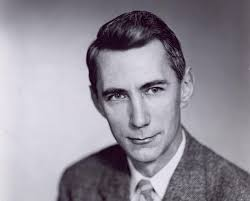
#> input picture download.jpeg, 250 x 201 px, found by its file name
$ jupyter execute --allow-errors PCA_lab.ipynb
#> lines starting #> are read from the running program, lines starting #| are printed output that depends on the picture
# Topic: Foundations of Linear Algebra, PCA, SVD with Applications

#### Author: Harikrishnan N B
#### Research Associate
#### National Institute of Advanced Studies
#### Email: harikrishnannb07@gmail.com

## Linear Least Square Regression using Linear Algebra

### Example 1

#### Step 1: Dataset creation

[cell 1]
import numpy as np
x = np.arange(-10,10,0.1)
x = x.reshape(len(x),1)
x = x+np.random.randn(x.shape[0],1)### Dataset -x values
m = 1
c = 2

y = m*x + c +   3* np.random.rand(x.shape[0],1)## Dataset - y values

#### Step 2: Plotting Dataset

[cell 2]
import matplotlib.pyplot as plt

plt.figure(figsize=(10,10))
plt.rcParams['axes.facecolor'] = 'yellow'
plt.grid(c='grey')
plt.scatter(x, y)
plt.axis('equal')
# plt.xlabel('X')
# plt.ylabel('Y')
#plt.title('Positively Correlated')
plt.grid(True)

plt.xticks(fontsize=20)
plt.yticks(fontsize=20)
plt.xlabel('X',fontsize=30)
plt.ylabel('Y',fontsize=30)
plt.title('Data',fontsize=30)
#plt.grid()
#plt.legend(loc='upper right', fontsize=30)
plt.show()

#### Step 3: Concepts

\begin{equation}
\vec{y} = A\vec{x} + \vec{e}\\
A^{T}\vec{e} = \vec{0}\\
A^{T}(\vec{y} - A\vec{x}) = \vec{0}\\
\vec{x} = (A^{T}A)^{-1}A^{T}\vec{y}
\end{equation}

#### Step 4: Defining A matrix

[cell 3]
A = np.append(x, np.ones((x.shape[0],1)),axis = 1)

#### Step 5: Implementation of Linear Least Square Method

[cell 4]
from numpy.linalg import inv
xval = np.dot(np.dot( inv( np.dot( A.T,A ) ), A.T), y)
print("xval = \n", xval)
print("Slope: ",  xval[0])
print("Intercept: ", xval[1])

#### Step 6: How does the predicted line looks like

[cell 5]
pred_line = np.dot(A,xval)

import matplotlib.pyplot as plt

plt.figure(figsize=(10,10))
plt.rcParams['axes.facecolor'] = 'yellow'
plt.grid(c='grey')
plt.scatter(x, y)
plt.plot(x, pred_line,'r')
plt.axis('equal')
# plt.xlabel('X')
# plt.ylabel('Y')
#plt.title('Positively Correlated')
plt.grid(True)

plt.xticks(fontsize=20)
plt.yticks(fontsize=20)
plt.xlabel('X',fontsize=30)
plt.ylabel('Y',fontsize=30)
plt.title('Linear Least Square Regression',fontsize=30)
#plt.grid()
#plt.legend(loc='upper right', fontsize=30)
plt.show()

### Assignment 2

Modify the  $A$ Matrix in Example 1 as follows and follow all the steps in Example 1 and observe and report the changes you observed?

$A  = \begin{bmatrix}
x_1 & x_1^{2} & 1\\
x_2 & x_2^{2} & 1\\
x_3 & x_3^{2} & 1\\
x_4 & x_4^{2} & 1\\
. & . & .\\
. & . & .\\
. & . & .\\
x_n & x_n^{2} & 1
\end{bmatrix}$

Once you note down the solution to the above problem, try appending $x^3$, $x^4$ and other higher order terms to $A$ matrix and note down your observation.

## Eigenvectors and Eigenvalue

### Step 1: Defining a Matrix

[cell 6]
import numpy as np
A = np.array(([[1,2],[3,4]]))
print("A = \n", A)

### Step 2: Finding Eigenvalues and Eigenvectors

[cell 7]
from numpy import linalg as LA
w, v = LA.eig(A)
#w is the eigenvalue
#v is the eigenvectors corresponding to w
print("Eigenvalue = \n", w)
print("Eigenvectors = \n ", v)
# Columns of v are the eigenvectors

### Step 3: Show $Ax  = \lambda x$

[cell 8]
#Av

np.dot(A,v[:,0])

[cell 9]
w[0]* v[:,0]

## Symmetric Matrix and its Eigenvectors

### Step1: Defining Symmetric Matrix

[cell 10]
import numpy as np
A = np.array(([[1,2],[3,4]]))
print("A = \n", A)
S = np.dot(A,A.T)
print("S = \n", S)

### Step 2: Finding Eigenvectors and Eigenvalues

[cell 11]
from numpy import linalg as LA
w, v = LA.eig(S)
#w is the eigenvalue
#v is the eigenvectors corresponding to w
print("Eigenvalue = \n", w)
print("Eigenvectors = \n ", v)
# Columns of v are the eigenvectors

### Step 3: Orthoganality of  Eigenvectors of Symmetric Matrix

[cell 12]
np.dot(v.T,v)

### Step 4: Observation
**For an orthonormal matrix V, its inverse is its transpose ($V^{-1} = V^{T} $). Therefore $V^{T}V = I$**

## Covariance Matrix

### Step 1: Defining Multivariate Random Variable

[cell 13]
mean = (0, 0)
cov = [[2, 3], [3, 5]]

X =  np.random.multivariate_normal(mean, cov, 5000)

[cell 14]
X.shape

### Step 2: Ploting the Random variables

[cell 15]
plt.figure(figsize=(10,10))
plt.rcParams['axes.facecolor'] = 'yellow'
plt.grid(c='grey')
plt.scatter(X[:,0], X[:,1])

plt.axis('equal')
# plt.xlabel('X')
# plt.ylabel('Y')
#plt.title('Positively Correlated')
plt.grid(True)

plt.xticks(fontsize=20)
plt.yticks(fontsize=20)
plt.xlabel('X',fontsize=30)
plt.ylabel('Y',fontsize=30)
plt.title('Positive Correlation',fontsize=30)
#plt.grid()
#plt.legend(loc='upper right', fontsize=30)
plt.show()

### Step 3: Negtive Correlation

[cell 16]
mean = (0, 0)
cov = [[2, -3], [-3, 5]]

Xn =  np.random.multivariate_normal(mean, cov, 5000)

### Step 4: Plot

[cell 17]
plt.figure(figsize=(10,10))
plt.rcParams['axes.facecolor'] = 'yellow'
plt.grid(c='grey')
plt.scatter(Xn[:,0], Xn[:,1])

plt.axis('equal')
# plt.xlabel('X')
# plt.ylabel('Y')
#plt.title('Positively Correlated')
plt.grid(True)

plt.xticks(fontsize=20)
plt.yticks(fontsize=20)
plt.xlabel('X',fontsize=30)
plt.ylabel('Y',fontsize=30)
plt.title('Negative Correlation',fontsize=30)
#plt.grid()
#plt.legend(loc='upper right', fontsize=30)
plt.show()

### Step 5: Uncorrelated data

[cell 18]
mean = (0, 0)
cov = [[2, 0], [0, 5]]

Xun =  np.random.multivariate_normal(mean, cov, 5000)

### Step 6: Plot

[cell 19]
plt.figure(figsize=(10,10))
plt.rcParams['axes.facecolor'] = 'yellow'
plt.grid(c='grey')
plt.scatter(Xun[:,0], Xun[:,1])

plt.axis('equal')
# plt.xlabel('X')
# plt.ylabel('Y')
#plt.title('Positively Correlated')
plt.grid(True)

plt.xticks(fontsize=20)
plt.yticks(fontsize=20)
plt.xlabel('X',fontsize=30)
plt.ylabel('Y',fontsize=30)
plt.title('Uncorrelated data',fontsize=30)
#plt.grid()
#plt.legend(loc='upper right', fontsize=30)
plt.show()

## Principal Component Analysis (PCA)

### Step 1: Creating Dataset

[cell 20]
mean = (5, 4)
cov = [[2, 3], [3, 5]]

Data =  np.random.multivariate_normal(mean, cov, 5000)
print("Data shape = ", Data.shape)

### Step 2: Plot Original Data

[cell 21]
plt.figure(figsize=(10,10))
plt.rcParams['axes.facecolor'] = 'yellow'
plt.grid(c='grey')
plt.scatter(Data[:,0], Data[:,1])

plt.axis('equal')
# plt.xlabel('X')
# plt.ylabel('Y')
#plt.title('Positively Correlated')
plt.grid(True)

plt.xticks(fontsize=20)
plt.yticks(fontsize=20)
plt.xlabel('X',fontsize=30)
plt.ylabel('Y',fontsize=30)
plt.title('Original data',fontsize=30)
#plt.grid()
#plt.legend(loc='upper right', fontsize=30)
plt.show()

### Step 2: Subtracting mean from data

[cell 22]
mean = np.sum(Data, axis = 0, keepdims = True)/Data.shape[0]

[cell 23]
print("mean of data", mean)

[cell 24]
Data_mean = Data - mean

### Step 3: Plotting Mean subtracted data

[cell 25]
plt.figure(figsize=(10,10))
plt.rcParams['axes.facecolor'] = 'yellow'
plt.grid(c='grey')
plt.scatter(Data_mean[:,0], Data_mean[:,1])

plt.axis('equal')
# plt.xlabel('X')
# plt.ylabel('Y')
#plt.title('Positively Correlated')
plt.grid(True)

plt.xticks(fontsize=20)
plt.yticks(fontsize=20)
plt.xlabel('X',fontsize=30)
plt.ylabel('Y',fontsize=30)
plt.title('Mean Subtracted Data',fontsize=30)
#plt.grid()
#plt.legend(loc='upper right', fontsize=30)
plt.show()
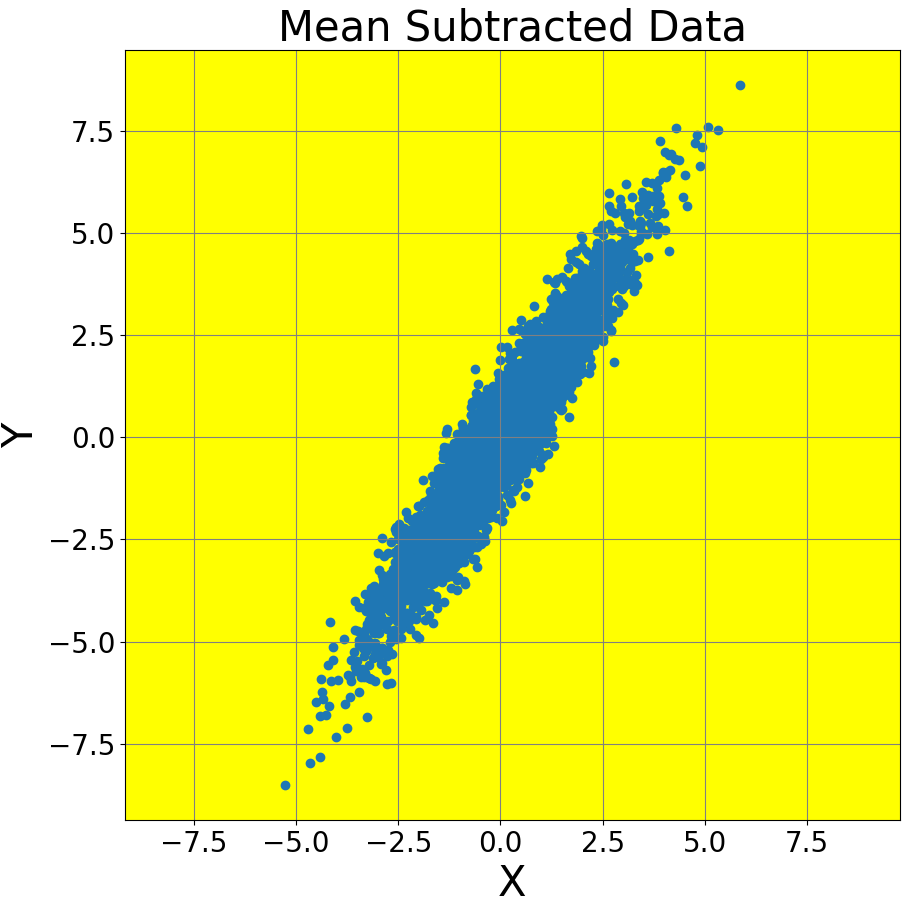
#> figure drawn by matplotlib, 1 panel

### Step 3: Covariance matrix

[cell 26]
### Since we are having only two features. The covariance matrix is a 2x2 matrix

X = Data_mean.T
cov_data_mean = (1/Data_mean.shape[0]) * np.dot(X, X.T)

[cell 27]
print("Variance - Covariance Matrix of Mean Subtracted Data = \n", cov_data_mean)

### Step 3: Eigenvalues and Eigenvectors of variance -covariance matrix

[cell 28]
from numpy import linalg as LA
eig_value, eig_vector = LA.eig(cov_data_mean)
#w is the eigenvalue
#v is the eigenvectors corresponding to w
print("Eigenvalue = \n", eig_value)
print("Eigenvectors = \n ", eig_vector)
# Columns of v are the eigenvectors

### Step 4: Arranging Eigenvectors in the order of maximum eigenvalue

[cell 29]
rearranged_eigenvectors = np.zeros((eig_vector.shape))
if eig_value[1] > eig_value[0]:
  rearranged_eigenvectors[:,0] = eig_vector[:,1]
  rearranged_eigenvectors[:,1] = eig_vector[:,0]
elif eig_value[1] < eig_value[0]:
  rearranged_eigenvectors[:,0] = eig_vector[:,0]
  rearranged_eigenvectors[:,1] = eig_vector[:,1]

[cell 30]
print("Rearranged Eigenvectors based on maximum eigenvalue = \n", rearranged_eigenvectors)

### Step 5: Key Observations

[cell 31]
print("Notice the L2 norm of eigenvectors is:", LA.norm(rearranged_eigenvectors[:,0],2))

print("Notice the L2 norm of eigenvectors is:", LA.norm(rearranged_eigenvectors[:,1],2))

print("Notice eigenvectors are orthonormal so its inverse is its transpose: \n", np.dot(rearranged_eigenvectors.T, rearranged_eigenvectors.T ))

### Step 6: Plotting the new basis

[cell 32]
p1  = (rearranged_eigenvectors[1,0]/rearranged_eigenvectors[0,0]) *np.arange(0,10,1) # First Principal Direction
p2  = (rearranged_eigenvectors[1,1]/rearranged_eigenvectors[0,1]) * np.arange(0,10,1) # Second Principal Direction
plt.figure(figsize=(10,10))
plt.rcParams['axes.facecolor'] = 'yellow'
plt.grid(c='grey')
plt.scatter(Data_mean[:,0], Data_mean[:,1])

plt.plot(p1, 'r', label='First Principal Component')
plt.plot(p2, 'b', label='Second Principal Component')
plt.axis('equal')
# plt.xlabel('X')
# plt.ylabel('Y')
#plt.title('Positively Correlated')
plt.grid(True)

plt.xticks(fontsize=20)
plt.yticks(fontsize=20)
plt.xlabel('X',fontsize=30)
plt.ylabel('Y',fontsize=30)
plt.title('Mean Subtracted Data',fontsize=30)
#plt.grid()
plt.legend(loc='upper right', fontsize=20)
plt.show()
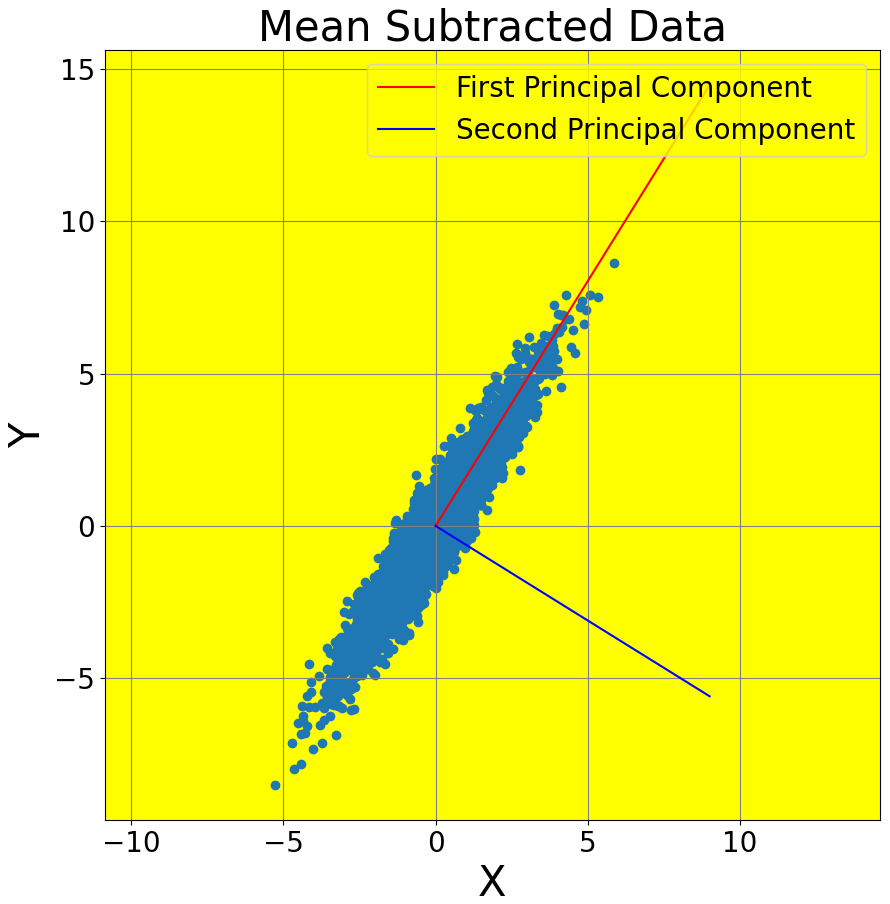
#> figure drawn by matplotlib, 1 panel; curve peaks at x = 9, y = 14.48; curve peaks at x = 0, y = 0

### Step 6:  Change of Basis

$Y = PData_{mean}$, $P$ is the new basis where the each row of P contains eigenvectors of covariance matrix of mean subtracted data.

[cell 33]
principal_component = rearranged_eigenvectors.T
Data_mean_transpose = Data_mean.T
### Change of Basis
Data_pca = np.dot(principal_component, Data_mean_transpose)

#> (a cell that did not finish here is left out)

### Step 7: Plotting Data after doing PCA

[cell 35]
P = np.dot(principal_component, principal_component.T)


origin = [0], [0] # origin point

plt.figure(figsize=(10,10))
plt.rcParams['axes.facecolor'] = 'yellow'
plt.grid(c='grey')
plt.scatter(Data_pca[0,:], Data_pca[1,:])
#> (the rest of this cell did not finish here and is left out)

## When does PCA Fails?

### Step1: Dataset creation

[cell 36]
# # angle = np.arange(0,360,0.1)
# # x = np.zeros((len(angle),1))
# # y = np.zeros((len(angle),1))
# # i = 0
# # r = 2
# # for theta in angle:
# #   x[i, 0] = r*np.cos(theta)
# #   y[i, 0] =  r* np.sin(theta)+ r*np.cos(theta) ** 2
# #   i = i+1
# # Data = np.append(x, y, axis = 1)

# import numpy as np
# j = np.arange(1,160)
# angle = j * np.pi/16
# radius = 6.5 * (104 - j)/104
# x1 = np.multiply(radius, np.sin(angle))
# y1 = np.multiply(radius, np.cos(angle))
# Class0 = np.vstack((x1,y1))
x = np.arange(-10,10,0.01)
x = x.reshape(len(x),1)
m1 = 2
c1 = 5
m2 = -3
c2 = 5
y1 = m1 * x + c1 + np.random.randn(len(x),1)
y2 = m2 * x + c2 + + np.random.randn(len(x),1)
y = np.zeros((len(x),1))
for i in range(0, x.shape[0]):
  z = np.random.rand(1,1)
  if z <= 0.5:
    y[i,0] = y1[i,0]
  else:
    y[i,0] = y2[i,0]
Data =  np.append(x, y, axis =1)

[cell 37]
Data.shape

### Step 2: Plot the dataset

[cell 38]
plt.figure(figsize=(10,10))
plt.rcParams['axes.facecolor'] = 'yellow'
plt.grid(c='grey')
plt.scatter(Data[:,0], Data[:,1])


plt.axis('equal')
# plt.xlabel('X')
# plt.ylabel('Y')
#plt.title('Positively Correlated')
plt.grid(True)

plt.xticks(fontsize=20)
plt.yticks(fontsize=20)
plt.xlabel('X',fontsize=30)
plt.ylabel('Y',fontsize=30)
plt.title('Original Data',fontsize=30)
#plt.grid()
#plt.legend(loc='upper right', fontsize=20)
plt.show()
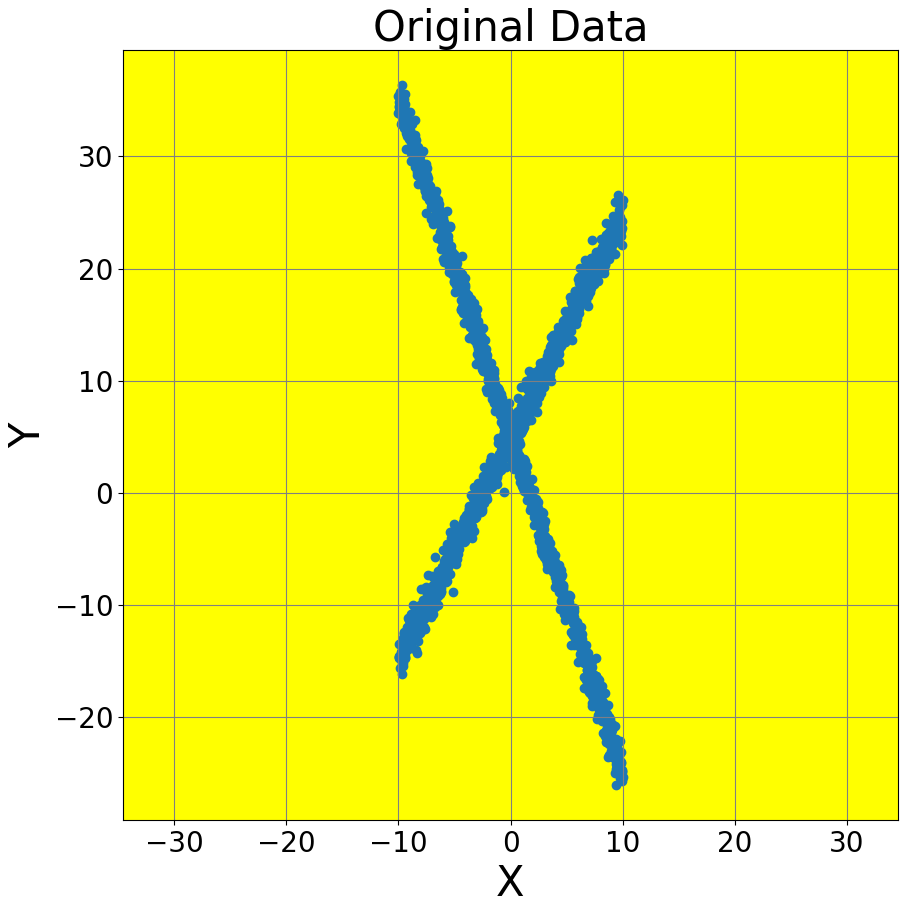
#> figure drawn by matplotlib, 1 panel

### Step 2: Subtracting mean from data

[cell 39]
mean = np.sum(Data, axis = 0, keepdims = True)/Data.shape[0]

[cell 40]
print("mean of data", mean)

[cell 41]
Data_mean = Data - mean

### Step 3: Plotting Mean subtracted data

[cell 42]
plt.figure(figsize=(10,10))
plt.rcParams['axes.facecolor'] = 'yellow'
plt.grid(c='grey')
plt.scatter(Data_mean[:,0], Data_mean[:,1])

plt.axis('equal')
# plt.xlabel('X')
# plt.ylabel('Y')
#plt.title('Positively Correlated')
plt.grid(True)

plt.xticks(fontsize=20)
plt.yticks(fontsize=20)
plt.xlabel('X',fontsize=30)
plt.ylabel('Y',fontsize=30)
plt.title('Mean Subtracted Data',fontsize=30)
#plt.grid()
#plt.legend(loc='upper right', fontsize=30)
plt.show()
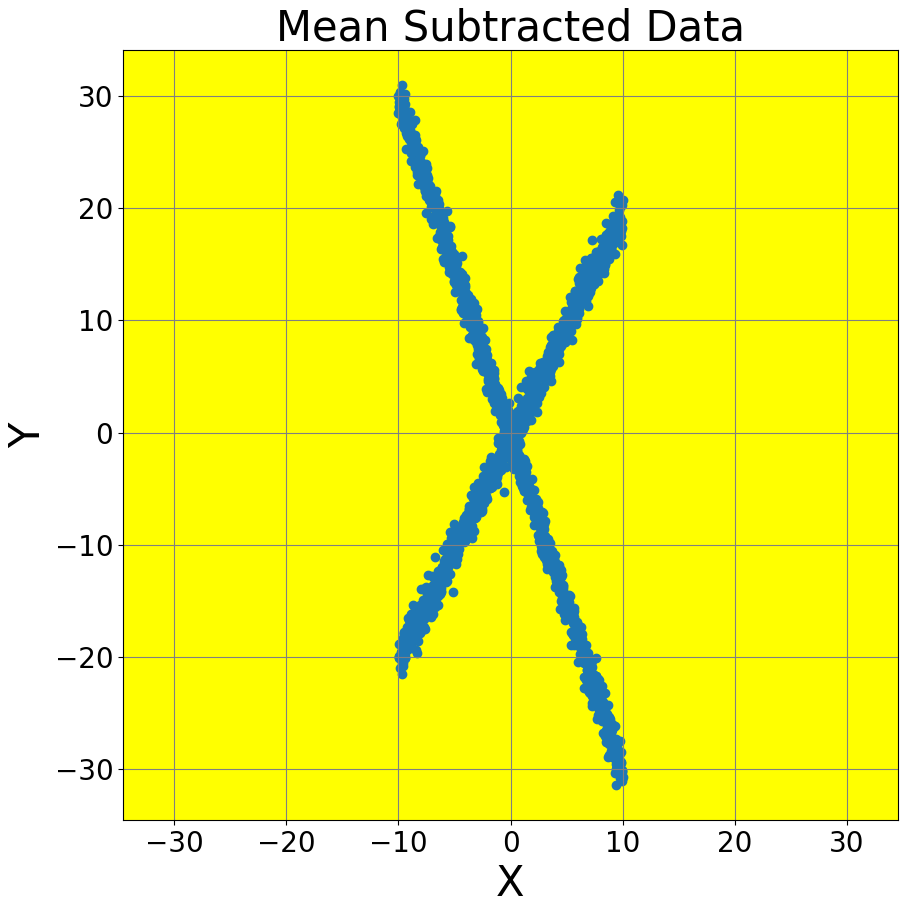
#> figure drawn by matplotlib, 1 panel

### Step 3: Covariance matrix

[cell 43]
### Since we are having only two features. The covariance matrix is a 2x2 matrix

X = Data_mean.T
cov_data_mean = (1/Data_mean.shape[0]) * np.dot(X, X.T)

[cell 44]
print("Variance - Covariance Matrix of Mean Subtracted Data = \n", cov_data_mean)

### Step 3: Eigenvalues and Eigenvectors of variance -covariance matrix

[cell 45]
from numpy import linalg as LA
eig_value, eig_vector = LA.eig(cov_data_mean)
#w is the eigenvalue
#v is the eigenvectors corresponding to w
print("Eigenvalue = \n", eig_value)
print("Eigenvectors = \n ", eig_vector)
# Columns of v are the eigenvectors

### Step 4: Arranging Eigenvectors in the order of maximum eigenvalue

[cell 46]
rearranged_eigenvectors = np.zeros((eig_vector.shape))
if eig_value[1] > eig_value[0]:
  rearranged_eigenvectors[:,0] = eig_vector[:,1]
  rearranged_eigenvectors[:,1] = eig_vector[:,0]
elif eig_value[1] < eig_value[0]:
  rearranged_eigenvectors[:,0] = eig_vector[:,0]
  rearranged_eigenvectors[:,1] = eig_vector[:,1]

[cell 47]
print("Rearranged Eigenvectors based on maximum eigenvalue = \n", rearranged_eigenvectors)

### Step 5: Key Observations

[cell 48]
print("Notice the L2 norm of eigenvectors is:", LA.norm(rearranged_eigenvectors[:,0],2))

print("Notice the L2 norm of eigenvectors is:", LA.norm(rearranged_eigenvectors[:,1],2))

print("Notice eigenvectors are orthonormal so its inverse is its transpose: \n", np.dot(rearranged_eigenvectors.T, rearranged_eigenvectors ))

[cell 49]
p1  = (rearranged_eigenvectors[1,0]/rearranged_eigenvectors[0,0]) *np.arange(0,6,0.1) # First Principal Direction
p2  = (rearranged_eigenvectors[1,1]/rearranged_eigenvectors[0,1])*  np.arange(0,6,0.1) # Second Principal Direction
plt.figure(figsize=(10,10))
origin = [0], [0] # origin point
plt.rcParams['axes.facecolor'] = 'yellow'
plt.grid(c='grey')
plt.scatter(Data_mean[:,0], Data_mean[:,1])
#> (the rest of this cell did not finish here and is left out)

### Step 6:  Change of Basis

$Y = PData_{mean}$, $P$ is the new basis where the each row of P contains eigenvectors of covariance matrix of mean subtracted data.

[cell 50]
principal_component = rearranged_eigenvectors.T
Data_mean_transpose = Data_mean.T
### Change of Basis
Data_pca = np.dot(principal_component, Data_mean_transpose)

### Step 7: Plotting Data after doing PCA

[cell 51]
P = np.dot(principal_component, principal_component.T)


origin = [0], [0] # origin point

plt.figure(figsize=(10,10))
plt.rcParams['axes.facecolor'] = 'yellow'
plt.grid(c='grey')
plt.scatter(Data_pca[0,:], Data_pca[1,:])
#> (the rest of this cell did not finish here and is left out)

## Applications of PCA Dimensionality Reduction and Image Compression

[cell 52]
from google.colab import drive
drive.mount('/content/drive')

[cell 53]
import cv2
import numpy as np
from matplotlib import pyplot as plt
import scipy
import scipy.ndimage
import matplotlib.pyplot as plt
import numpy as np
from PIL import Image

# IMPORTING IMAGE USING SCIPY AND TAKING R,G,B COMPONENTS
a = cv2.imread('/content/drive/My Drive/PhD/Presentation/School of AI/pca/download.jpeg')
#> a is the input picture: shape (201, 250, 3); mean B, G, R 153.2, 142.5, 146.7
#a = scipy.ndimage.imread("/content/drive/My Drive/PhD/Presentation/School of AI/2/download.jpeg")
a_np = np.array(a)
a_r = a_np[:,:,0]
a_g = a_np[:,:,1]
a_b = a_np[:,:,2]

def comp_2d(image_2d, numpc): # FUNCTION FOR RECONSTRUCTING 2D MATRIX USING PCA
	mean_sub_im = image_2d - np.mean(image_2d , axis = None)
	eig_val, eig_vec = np.linalg.eigh(np.cov(mean_sub_im)) # USING "eigh", SO THAT PROPRTIES OF HERMITIAN MATRIX CAN BE USED
	p = np.size(eig_vec, axis =None)
	idx = np.argsort(eig_val)
	idx = idx[::-1]
	eig_vec = eig_vec[:,idx]
	eig_val = eig_val[idx]
	#numpc = 2 # THIS IS NUMBER OF PRINCIPAL COMPONENTS, YOU CAN CHANGE IT AND SEE RESULTS
	if numpc <p or numpc >0:
		eig_vec = eig_vec[:, range(numpc)]
	score = np.dot(eig_vec.T, mean_sub_im)
	recon = np.dot(eig_vec, score) + np.mean(image_2d, axis = None).T # SOME NORMALIZATION CAN BE USED TO MAKE IMAGE QUALITY BETTER
	recon_img_mat = np.uint8(np.absolute(recon)) # TO CONTROL COMPLEX EIGENVALUES
	return recon_img_mat
for numpc in np.arange(2,50,10):
  a_r_recon, a_g_recon, a_b_recon = comp_2d(a_r, numpc), comp_2d(a_g, numpc), comp_2d(a_b, numpc) # RECONSTRUCTING R,G,B COMPONENTS SEPARATELY
  recon_color_img = np.dstack((a_r_recon, a_g_recon, a_b_recon)) # COMBINING R.G,B COMPONENTS TO PRODUCE COLOR IMAGE
  recon_color_img = Image.fromarray(recon_color_img)
  #recon_color_img.show()
  plt.figure()
  plt.imshow(recon_color_img)
#> this loop made 5 passes
#> pass 1, in comp_2d, `eig_val, eig_vec = np.linalg.eigh(np.cov(mean_sub_im)) # USING "eigh",..`:
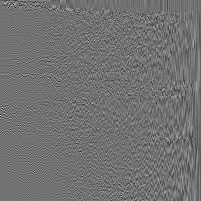
#> eig_vec: shape (201, 201) float64; min -0.483, max 0.597, mean -0.000399; drawn with min black and max white
#> pass 1, in comp_2d, `eig_vec = eig_vec[:,idx]`:
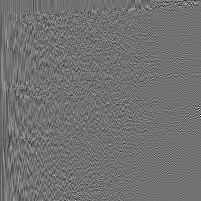
#> eig_vec: shape (201, 201) float64; min -0.483, max 0.597, mean -0.000399; drawn with min black and max white
#> pass 1, in comp_2d, `recon = np.dot(eig_vec, score) + np.mean(image_2d, axis = None).T`:
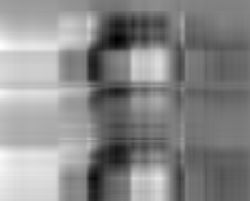
#> recon: shape (201, 250) float64; min 29.42, max 257.2, mean 152.4; drawn with min black and max white
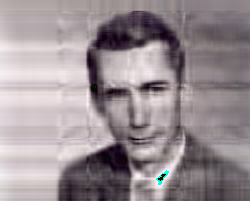
#> shown: shape (201, 250, 3); mean R, G, B 153.7, 143.3, 147.5
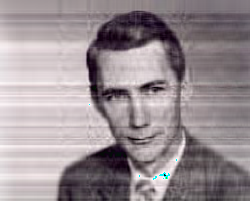
#> shown: shape (201, 250, 3); mean R, G, B 153.3, 142.9, 147.2
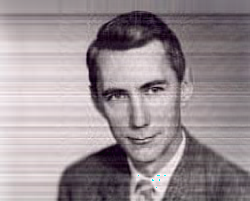
#> shown: shape (201, 250, 3); mean R, G, B 153.4, 142.9, 147.1

[cell 54]
plt.imshow(a)

[cell 55]
a.shape
#> Out = (201, 250, 3)

[cell 56]
np.cov(a[:,:,0]).shape
#> Out = (201, 201)
